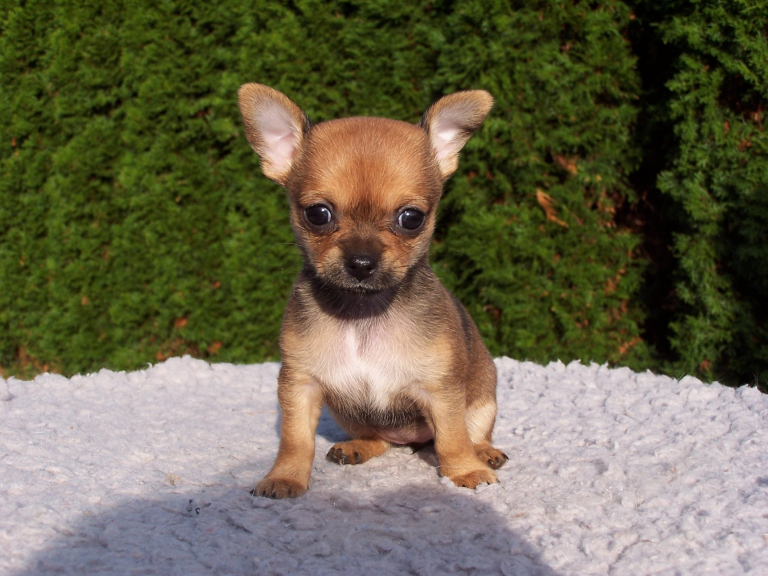
#> input picture 04_YOLO/04 Computer Vision/01 OpenCV/01 OpenCV Basic/images/dog3.jpg, 2304 x 1728 px (shown at 1/3 size)
$ python '07 크기 지정.py'
#> lines starting #> are read from the running program, lines starting #| are printed output that depends on the picture
import cv2

#1. 이미지
img= cv2.imread('images/dog3.jpg')
#> img is the input picture: shape (1728, 2304, 3); mean B, G, R 77.7, 101.6, 106.3
cv2.imshow('original image', img)

#이미지의 크기 조정
#1) 고정 크기 지정
img2= cv2.resize(img, (300,500))  # width, height
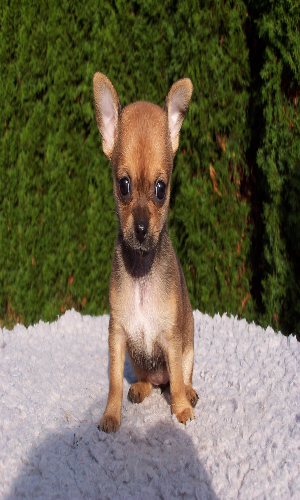
#> img2: shape (500, 300, 3); mean B, G, R 77.6, 101.5, 106.2
cv2.imshow('resize image', img2)

#2) 비율 크기 지정
img3= cv2.resize(img, None, fx=1.3, fy=1.5, interpolation=cv2.INTER_LINEAR)  #두번째 파라미터인 크기인자를 None, 보간법 LINEAR : 이웃한 2x2픽셀(4개)의 평균으로 빈 픽셀을 채움. 늘릴때 사용. default임.
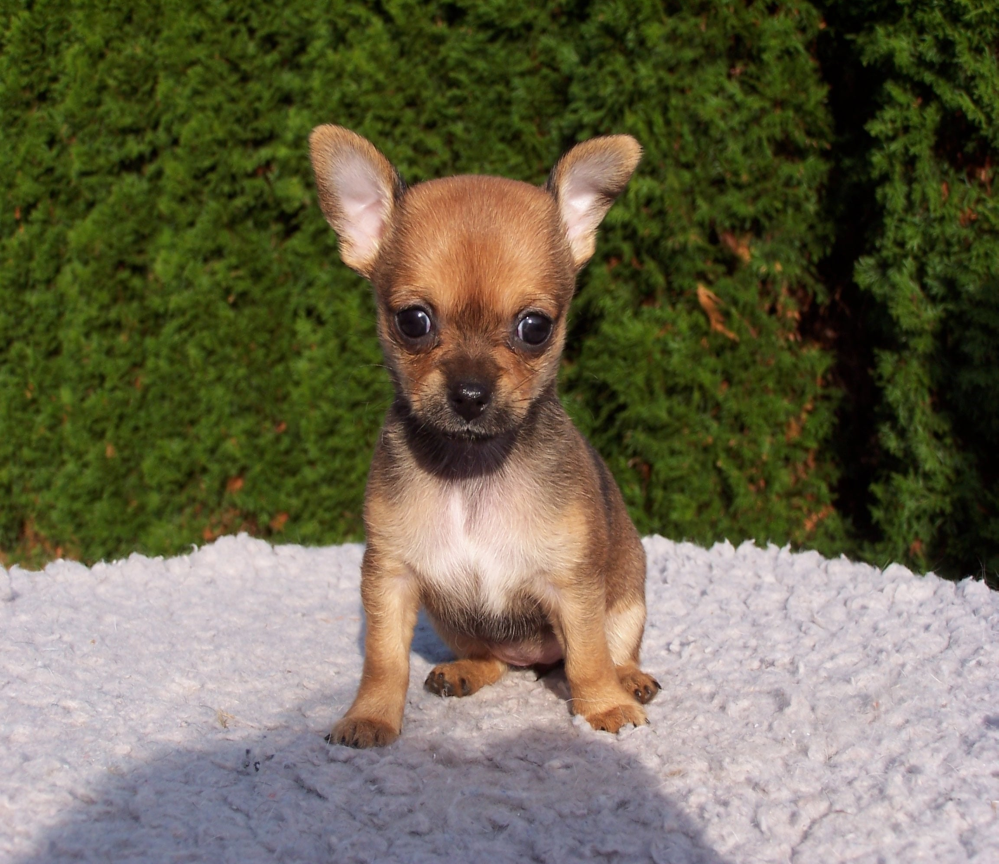
#> img3: shape (2592, 2995, 3) (shown at 1/3 size); mean B, G, R 77.6, 101.5, 106.2
cv2.imshow('resize image - 2', img3)
img4= cv2.resize(img, None, fx=1.1, fy=1.1, interpolation=cv2.INTER_CUBIC)  #두번째 파라미터인 크기인자를 None, 보간법 CUBIC : 이웃한 4x4픽셀(16개)의 평균으로 빈 픽셀을 채움. 늘릴때 사용.
cv2.imshow('resize image - 3', img4)
img5= cv2.resize(img, None, fx=0.3, fy=0.5, interpolation=cv2.INTER_AREA)  # 크기를 줄일때 사용.
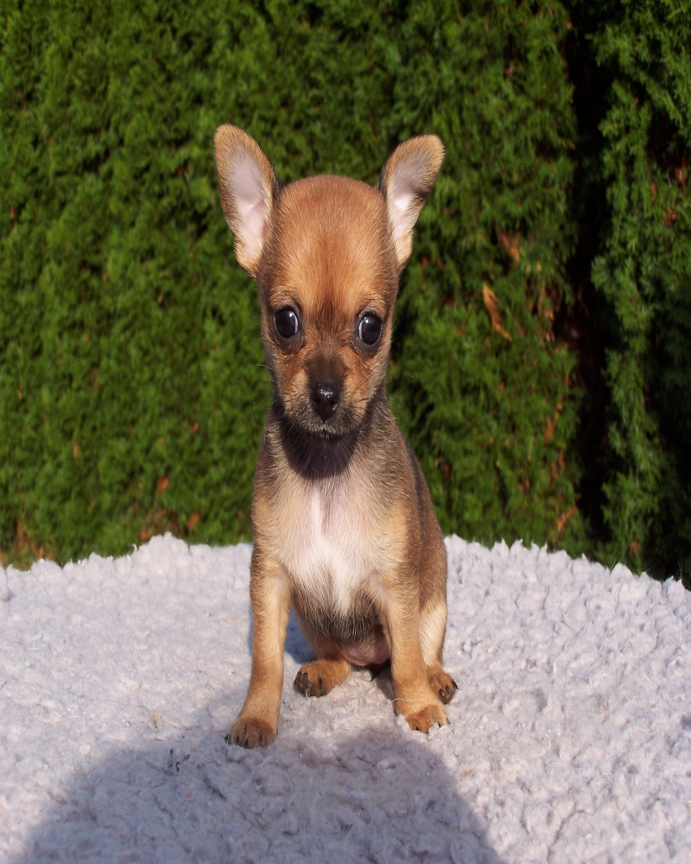
#> img5: shape (864, 691, 3); mean B, G, R 77.7, 101.6, 106.3
cv2.imshow('resize image - 4', img5)

cv2.waitKey(0)
cv2.destroyAllWindows()

#2. 동영상
cap= cv2.VideoCapture('videos/dog.mp4')
while cap.isOpened():
    ret, frame= cap.read()
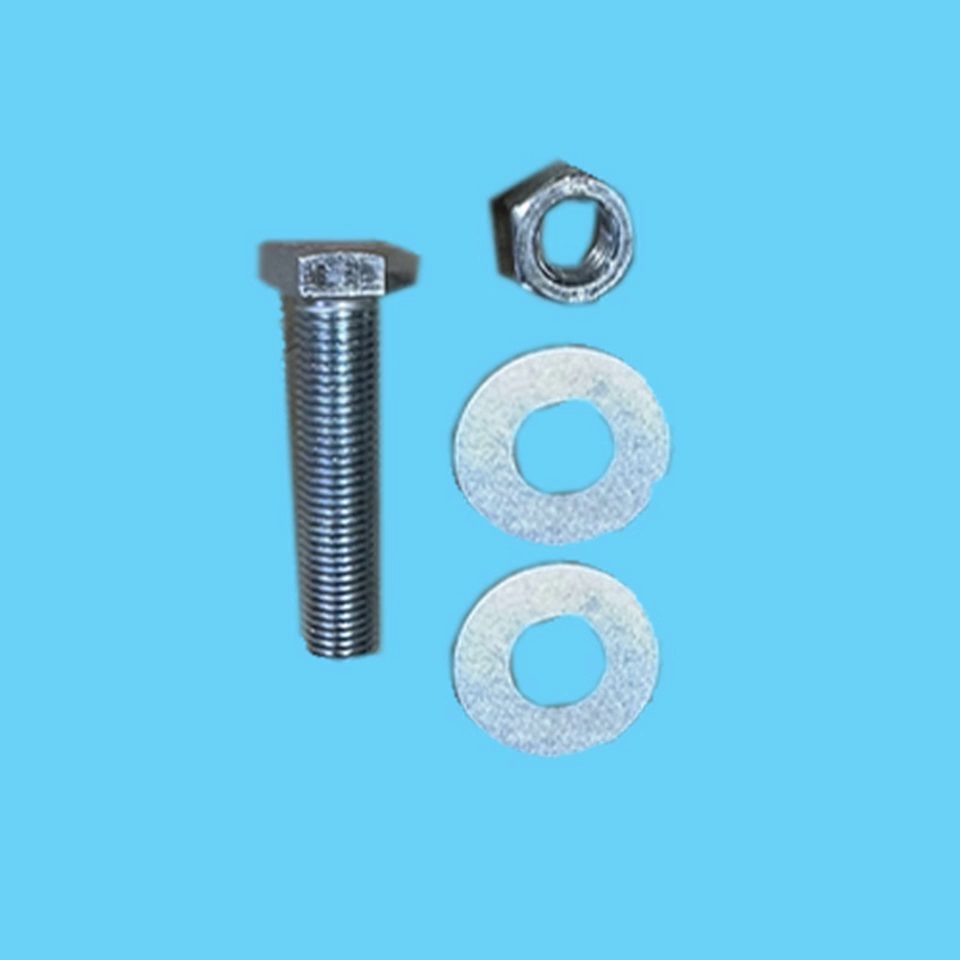
#> input picture frame 30 of 04_YOLO/04 Computer Vision/03 YOLO Custom/test-videos/bolt-nut-washer.mp4, 960 x 960 px, given in place of dog.mp4, which was not available
#> frame is the input picture: shape (960, 960, 3); mean B, G, R 238.3, 203.2, 109.7
    if not ret:
        break

    #프레임 크기 조정
    frame_resize= cv2.resize(frame, None, fx=0.5, fy=0.5, interpolation=cv2.INTER_AREA)
    cv2.imshow('video', frame_resize)

    if cv2.waitKey(1) == ord('q'):
#> (key q is pressed here)
        break

cap.release()
cv2.destroyAllWindows()
